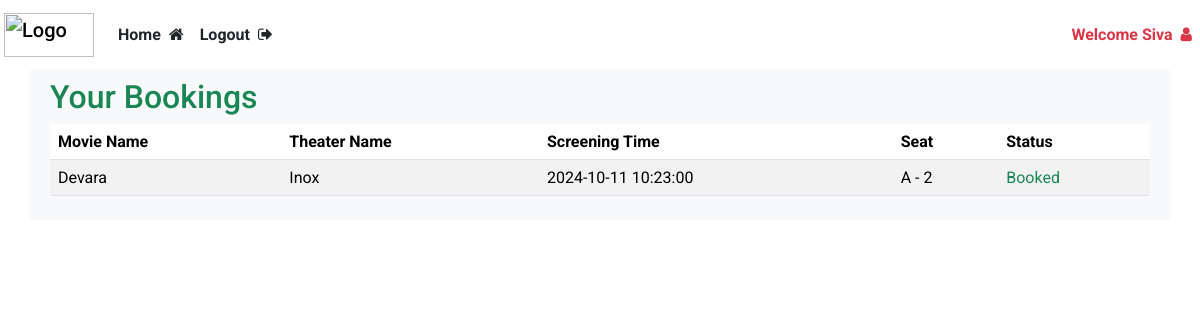
Screenshot of /user/bookings (signed in) with the database file from the repository.
### website/models.py (models this page shows)
class User(db.Model, UserMixin):
    id = db.Column(db.Integer , primary_key=True)
    email = db.Column(db.String(150), unique = True)
    password = db.Column(db.String(150))
    name = db.Column(db.String(150))
    phone = db.Column(db.String(15), nullable=True)
    is_admin = db.Column(db.Boolean, default=False)
    bookings = db.relationship('Booking', backref='user', lazy=True)

class Booking(db.Model):
    id = db.Column(db.Integer, primary_key=True)
    user_id = db.Column(db.Integer, db.ForeignKey('user.id'), nullable=False)
    screening_id = db.Column(db.Integer, db.ForeignKey('screening.id'), nullable=False)
    seat_id = db.Column(db.Integer, db.ForeignKey('seat.id'), nullable=False)
    booking_time = db.Column(db.DateTime(timezone=True), default = func.now())
    amount = db.Column(db.Float, nullable=False)

class Movie(db.Model):
    id = db.Column(db.Integer, primary_key=True)
    title = db.Column(db.String(150), nullable=False)
    description = db.Column(db.Text, nullable=True)
    duration = db.Column(db.Integer, nullable=False)  # Duration in minutes
    language = db.Column(db.String(50), nullable=False)
    release_date = db.Column(db.Date, nullable=False)
    genre = db.Column(db.String(100), nullable=False)
    image = db.Column(db.String(200), nullable= True)
    screenings = db.relationship('Screening', backref='movie', lazy=True, cascade="all, delete-orphan")

class Cinema(db.Model):
    id = db.Column(db.Integer, primary_key=True)
    name = db.Column(db.String(100), nullable=False)
    location = db.Column(db.String(200), nullable=False)
    total_screens = db.Column(db.Integer, nullable=False)
    screenings = db.relationship('Screening', backref='cinema', lazy=True, cascade="all, delete")

class Screening(db.Model):
    id = db.Column(db.Integer, primary_key=True)
    movie_id = db.Column(db.Integer, db.ForeignKey('movie.id'), nullable=False)
    cinema_id = db.Column(db.Integer, db.ForeignKey('cinema.id'), nullable=False)
    screen_number = db.Column(db.Integer, nullable=False)
    start_time = db.Column(db.DateTime, nullable=False)
    end_time = db.Column(db.DateTime, nullable=False)
    price = db.Column(db.Float, nullable=False)
    bookings = db.relationship('Booking', backref='screening', lazy=True)

class Seat(db.Model):
    id = db.Column(db.Integer, primary_key=True)
    screening_id = db.Column(db.Integer, db.ForeignKey('screening.id'), nullable=False)
    row = db.Column(db.String(5), nullable=False)
    seat_number = db.Column(db.Integer, nullable=False)
    is_available = db.Column(db.Boolean, default=True)
    bookings = db.relationship('Booking', backref='seat', lazy=True)

### website/views.py (the view)
@views.route('/user/bookings', methods = ["POST", "GET"])
def user_bookings():
    user_id = current_user.id
    if current_user.is_admin:
        bookings = Booking.query.all()
    else:
        bookings = Booking.query.filter_by(user_id = user_id).all()
    for booking in bookings:
        booking.screening = Screening.query.get(booking.screening_id)
        booking.seat = Seat.query.get(booking.seat_id)
        booking.movie = Movie.query.get(booking.screening.movie_id)
        booking.cinema = Cinema.query.get(booking.screening.cinema_id)
    return render_template('bookings.html', user=current_user, bookings= bookings)

### website/templates/bookings.html (shortened to what this page needs)
{% extends "base.html" %}
{% block content %}
<div class="p-2">
    <h2 class="text-success">Your Bookings</h2>
  {% if bookings %}
    <table class="table table-striped">
      <thead>
        <tr>
          <th>Movie Name</th>
          <th>Theater Name</th>
          <th>Screening Time</th>
          <th>Seat</th>
          <th>Status</th>
        </tr>
      </thead>
      <tbody>
        {% for booking in bookings %}
          <tr>
            <td>{{ booking.movie.title }}</td>
            <td>{{ booking.cinema.name }}</td>
            <td>{{ booking.screening.start_time }}</td>
            <td>{{ booking.seat.row }} - {{ booking.seat.seat_number }}</td>
            <td class="text-success">Booked</td>
          </tr>
        {% endfor %}
      </tbody>
    </table>
  {% else %}
    <p>You have no bookings yet.</p>
  {% endif %}
</div>
{% endblock %}

### website/templates/base.html (shortened to what this page needs)
<html>
    <head>
        <link rel="stylesheet" href="{{url_for('static', filename= 'bootstrap.min.css')}}">
        <link rel="stylesheet" href="{{ url_for('static', filename= 'index.css') }}">
        <link rel="stylesheet" href="https://cdnjs.cloudflare.com/ajax/libs/font-awesome/4.7.0/css/font-awesome.min.css">
    </head>
    <body>
        <nav class="navbar navbar-expand-lg">
            <a class="navbar-brand" href="/">
                <img src="https://getlogo.net/wp-content/uploads/2020/04/bookmyshow-logo-vector.png" alt="Logo" width="90" height="44" class="d-inline-block align-text-top ms-1">
              </a>
            <div class="collapse navbar-collapse" id="navbar">
                <div class="navbar-nav">
                    {% if user.is_authenticated %}
                        {% if user.is_admin %}
                        <a class="nav-item nav-link text-dark fw-bold" href="/admin/add">Home<i class="fa fa-home ms-2" aria-hidden="true"></i></a>
                        <a class="nav-item nav-link text-dark fw-bold" href="/logout">Logout<i class="fa fa-sign-out ms-2" aria-hidden="true"></i></a>
                        {% else %}
                        <a class="nav-item nav-link text-dark fw-bold" href="/">Home<i class="fa fa-home ms-2" aria-hidden="true"></i></a>
                        <a class="nav-item nav-link text-dark fw-bold" href="/logout">Logout<i class="fa fa-sign-out ms-2" aria-hidden="true"></i></a>
                        {% endif %}
                    {% else %}
                        <a class="nav-item nav-link text-danger fw-bold" href="/login">Login<i class="fa fa-sign-in ms-2" aria-hidden="true"></i></a>
                        <a class="nav-item nav-link text-danger fw-bold" href="/signUp">Sign Up<i class="fa fa-user-plus ms-2" aria-hidden="true"></i></a>
                    {% endif %}
                </div>
                <div class="navbar-nav ms-auto">
                    {% if user.is_authenticated %}
                        <a class="nav-item nav-link fw-bold text-danger" href="{{url_for('views.user_bookings')}}">
                            Welcome {{user.name}}<i class="fa fa-user ms-2" aria-hidden="true"></i>
                        </a>
                    {% endif %}
                </div>
            </div>
        </nav>
        <div class="container bg-light">
            {% block content %}
            {% endblock %}
        </div>
    </body>
</html>

### website/static/index.css (style rules this page uses)
body { font-family: "Roboto", sans-serif; font-weight: 500; font-style: normal; }

### rows the page displays
User: name "Siva"
Booking: movie "Devara", cinema.name "Inox", screening.start_time "2024-10-11 10:23:00", seat.row "A", seat.seat_number "2"
